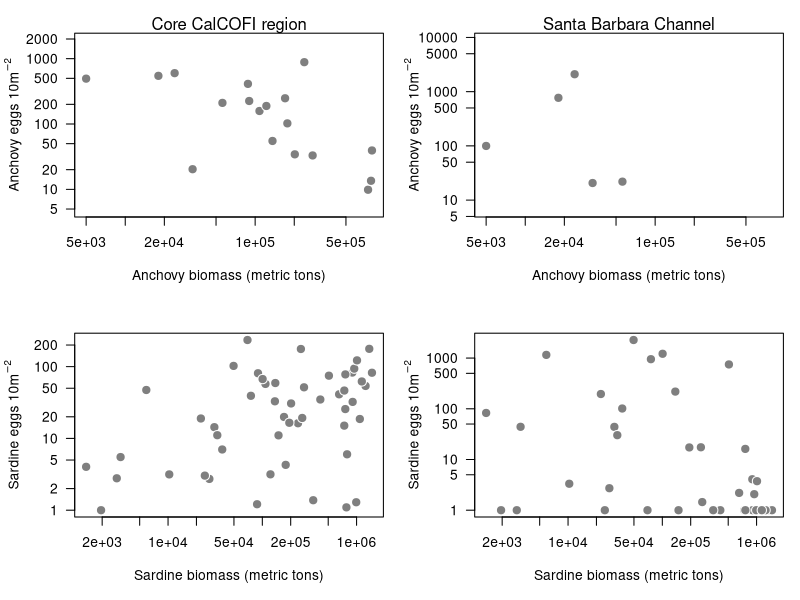
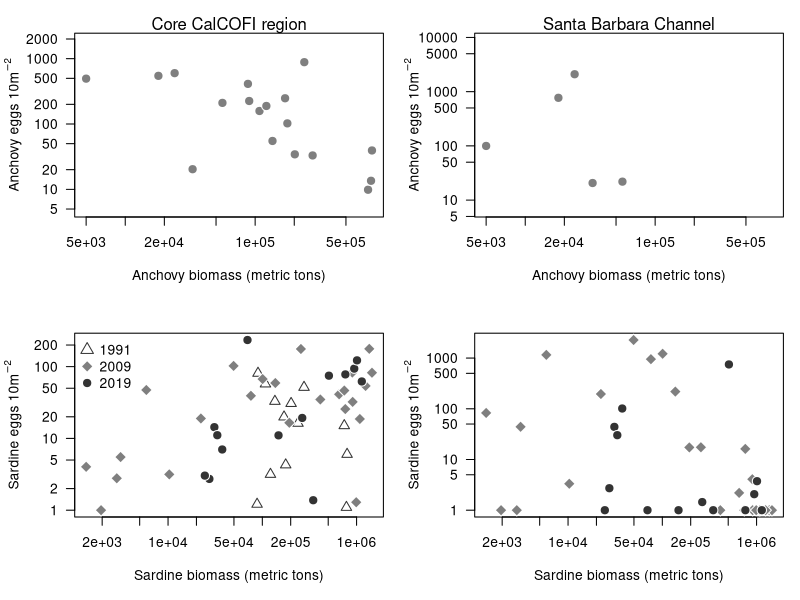
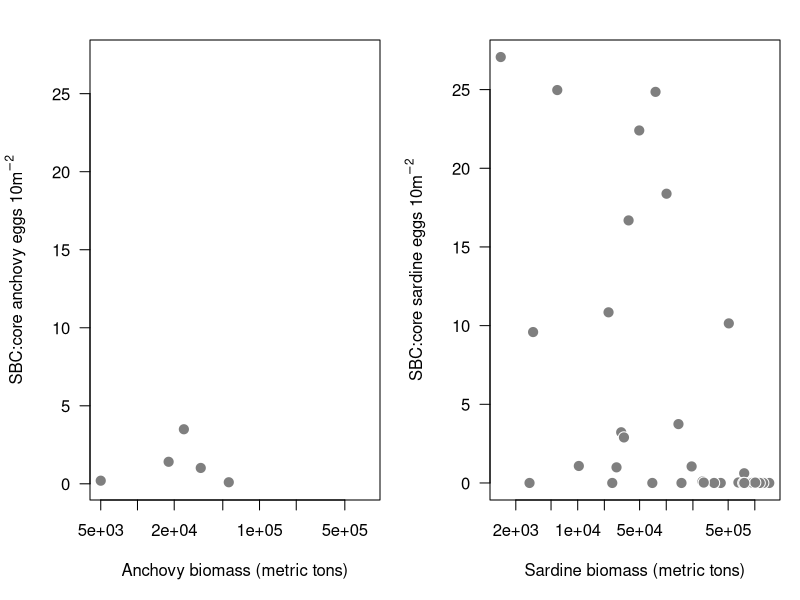
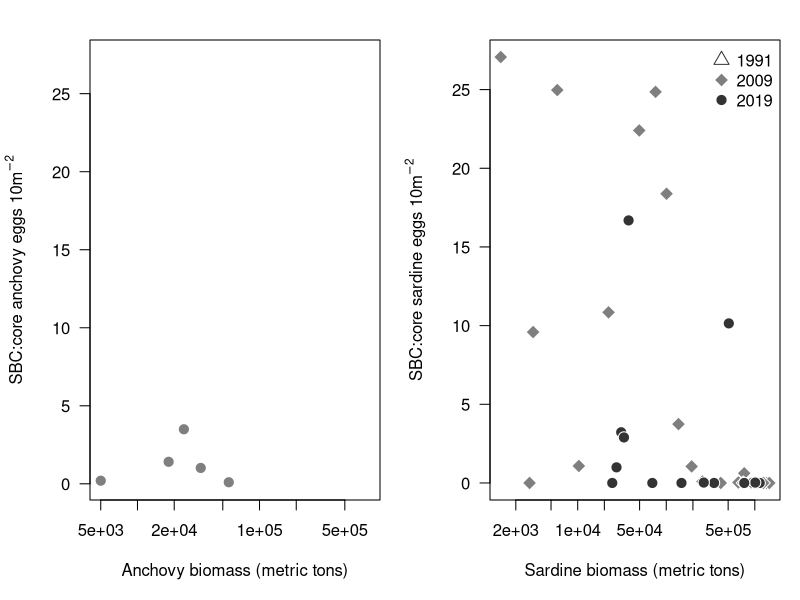
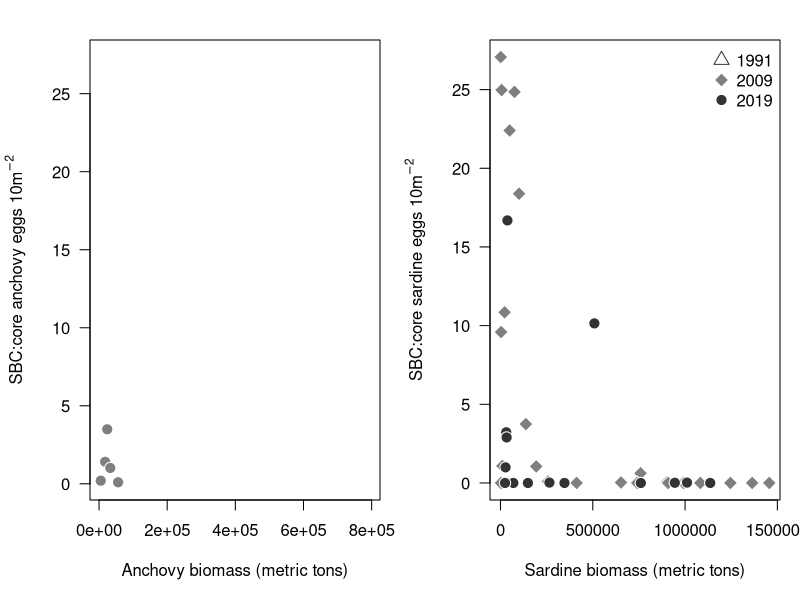

Write R code to recreate these figures, in order.


setwd("~/Documents/R/Github/calcofi_spf/data")

### load aggregated CalCOFI egg data
eggs_all_yr <- read.csv('eggs_all_yr.csv')
eggs_sbc_yr <- read.csv('eggs_sbc_yr.csv')

### load stock assessment output
stock_assess_meta <- read.csv('assessment_output.csv',nrows=5)

stock_assess <- read.csv('assessment_output.csv',skip=5,nrows=68)
names(stock_assess) <- c('year',
                         'sard_best',
                         'sard_2020',
                         'sard_2009',
                         'sard_1991',
                         'anch_2017')

### correlation analysis
method <- 'spearman'
### 1 - stock versus core CalCOFI region
# anchovy
anch_cor_w <- cor.test(stock_assess$anch_2017,eggs_all_yr$anch_eggs_10m2,method=method)
# sardine
sard_cor_w <- cor.test(stock_assess$sard_best,eggs_all_yr$sard_eggs_10m2,method=method)

### 2- stock versus Santa Barbara Channel (SBC)
# anchovy
anch_cor_sbc <- cor.test(stock_assess$anch_2017,eggs_sbc_yr$anch_eggs_10m2,method=method)
# sardine
sard_cor_sbc <- cor.test(stock_assess$sard_best,eggs_sbc_yr$sard_eggs_10m2,method=method)

### export results to table
cor_table <- matrix(NA,4,2)
cor_table[1,] <- cbind(anch_cor_w$estimate,anch_cor_w$p.value)
cor_table[2,] <- cbind(sard_cor_w$estimate,sard_cor_w$p.value)
cor_table[3,] <- cbind(anch_cor_sbc$estimate,anch_cor_sbc$p.value)
cor_table[4,] <- cbind(sard_cor_sbc$estimate,sard_cor_sbc$p.value)
colnames(cor_table) <- c('rho','p-value')
row.names(cor_table) <- c('anchovy whole','sardine whole','anchovy sbc','sardine sbc')
# setwd("~/Documents/R/Github/calcofi_spf/results")
# write.csv(cor_table,'correlation_results.csv')

### combined plot

setwd("~/Documents/R/Github/calcofi_spf/figures")
png('fig1_corr_comparison.png',height=8,width=8,units='in',res=300)
par(mfrow=c(2,2),mar=c(5,4.5,2,1))
plot((stock_assess$anch_2017),
     (eggs_all_yr$anch_eggs_10m2+1),
     xlab="Anchovy biomass (metric tons)",
     ylab=expression('Anchovy eggs 10m'^-2),
     pch=21, cex=1.5, col='white',bg='gray50',
     las=1, log='xy')
mtext('Core CalCOFI region')

plot((stock_assess$anch_2017),
     (eggs_sbc_yr$anch_eggs_10m2+1),
     xlab="Anchovy biomass (metric tons)",
     ylab=expression('Anchovy eggs 10m'^-2),
     pch=21, cex=1.5, col='white',bg='gray50',
     las=1, log='xy')
mtext('Santa Barbara Channel')

plot((stock_assess$sard_best),
     (eggs_all_yr$sard_eggs_10m2+1),
     xlab="Sardine biomass (metric tons)",
     ylab=expression('Sardine eggs 10m'^-2),
     pch=21, cex=1.5, col='white',bg='gray50',
     las=1, log='xy')

plot((stock_assess$sard_best),
     (eggs_sbc_yr$sard_eggs_10m2+1),
     xlab="Sardine biomass (metric tons)",
     ylab=expression('Sardine eggs 10m'^-2),
     pch=21, cex=1.5, col='white',bg='gray50',
     las=1, log='xy')
dev.off()


### alternate plot with srdine assessment years different markers
setwd("~/Documents/R/Github/calcofi_spf/figures")
png('fig1_corr_comparison_1.png',height=8,width=8,units='in',res=300)
par(mfrow=c(2,2),mar=c(5,4.5,2,1))
plot((stock_assess$anch_2017),
     (eggs_all_yr$anch_eggs_10m2+1),
     xlab="Anchovy biomass (metric tons)",
     ylab=expression('Anchovy eggs 10m'^-2),
     pch=21, cex=1.5, col='white',bg='gray50',
     las=1, log='xy')
mtext('Core CalCOFI region')

plot((stock_assess$anch_2017),
     (eggs_sbc_yr$anch_eggs_10m2+1),
     xlab="Anchovy biomass (metric tons)",
     ylab=expression('Anchovy eggs 10m'^-2),
     pch=21, cex=1.5, col='white',bg='gray50',
     las=1, log='xy')
mtext('Santa Barbara Channel')

plot((stock_assess$sard_best),
     (eggs_all_yr$sard_eggs_10m2+1),
     xlab="Sardine biomass (metric tons)",
     ylab=expression('Sardine eggs 10m'^-2),
     col='white',
     las=1, log='xy')
points((stock_assess$sard_best[1:13]),
       (eggs_all_yr$sard_eggs_10m2[1:13]+1),
       pch=24, cex=1.25, col='gray20',bg='gray100')
points((stock_assess$sard_best[31:54]),
       (eggs_all_yr$sard_eggs_10m2[31:54]+1),
       pch=23, cex=1.5, col='white',bg='gray50')
points((stock_assess$sard_best[55:68]),
       (eggs_all_yr$sard_eggs_10m2[55:68]+1),
       pch=21, cex=1.5, col='white',bg='gray20')
legend('topleft',c('1991','2009','2019'),pch=c(24,23,21),
       col=c('gray20','white','white'),
       pt.bg=c('gray100','gray50','gray20'),
       bty='n',pt.cex=1.5)

plot((stock_assess$sard_best),
     (eggs_sbc_yr$sard_eggs_10m2+1),
     xlab="Sardine biomass (metric tons)",
     ylab=expression('Sardine eggs 10m'^-2),
     col='white',
     las=1, log='xy')
points((stock_assess$sard_best[1:13]),
       (eggs_sbc_yr$sard_eggs_10m2[1:13]+1),
       pch=24, cex=1.25, col='gray20',bg='gray100')
points((stock_assess$sard_best[31:54]),
       (eggs_sbc_yr$sard_eggs_10m2[31:54]+1),
       pch=23, cex=1.5, col='white',bg='gray50')
points((stock_assess$sard_best[55:68]),
       (eggs_sbc_yr$sard_eggs_10m2[55:68]+1),
       pch=21, cex=1.5, col='white',bg='gray20')
dev.off()


### ratio analysis
### SBC to core region versus biomass

### anchovy
anch_ratio <- eggs_sbc_yr$anch_eggs_10m2/eggs_all_yr$anch_eggs_10m2
### sardine
sard_ratio <- eggs_sbc_yr$sard_eggs_10m2/eggs_all_yr$sard_eggs_10m2

setwd("~/Documents/R/Github/calcofi_spf/figures")
png('fig3_ratio.png',height=5,width=10,units='in',res=300)
par(mfrow=c(1,2),mar=c(5,4.5,2,1))
plot(stock_assess$anch_2017,anch_ratio,
     xlab="Anchovy biomass (metric tons)",
     ylab=expression('SBC:core anchovy eggs 10m'^-2),
     pch=21, cex=1.5, col='white',bg='gray50',
     las=1, log='x')
plot(stock_assess$sard_best,sard_ratio,
     xlab="Sardine biomass (metric tons)",
     ylab=expression('SBC:core sardine eggs 10m'^-2),
     pch=21, cex=1.5, col='white',bg='gray50',
     las=1, log='x')
dev.off()


setwd("~/Documents/R/Github/calcofi_spf/figures")
png('fig3_ratio_1.png',height=5,width=10,units='in',res=300)
par(mfrow=c(1,2),mar=c(5,4.5,2,1))
plot(stock_assess$anch_2017,anch_ratio,
     xlab="Anchovy biomass (metric tons)",
     ylab=expression('SBC:core anchovy eggs 10m'^-2),
     pch=21, cex=1.5, col='white',bg='gray50',
     las=1, log='x')
plot(stock_assess$sard_best,sard_ratio,
     xlab="Sardine biomass (metric tons)",
     ylab=expression('SBC:core sardine eggs 10m'^-2),
     col='white',
     las=1, log='x')
points(stock_assess$sard_best[1:13],sard_ratio[1:13],
       pch=24, cex=1.35, col='gray20',bg='gray100')
points(stock_assess$sard_best[31:54],sard_ratio[31:54],
       pch=23, cex=1.5, col='white',bg='gray50')
points(stock_assess$sard_best[55:68],sard_ratio[55:68],
       pch=21, cex=1.5, col='white',bg='gray20')
legend('topright',c('1991','2009','2019'),pch=c(24,23,21),
       col=c('gray20','white','white'),
       pt.bg=c('gray100','gray50','gray20'),
       bty='n',pt.cex=1.5)
dev.off()


setwd("~/Documents/R/Github/calcofi_spf/figures")
png('fig3_ratio_2.png',height=5,width=10,units='in',res=300)
par(mfrow=c(1,2),mar=c(5,4.5,2,1))
plot(stock_assess$anch_2017,anch_ratio,
     xlab="Anchovy biomass (metric tons)",
     ylab=expression('SBC:core anchovy eggs 10m'^-2),
     pch=21, cex=1.5, col='white',bg='gray50',
     las=1)
plot(stock_assess$sard_best,sard_ratio,
     xlab="Sardine biomass (metric tons)",
     ylab=expression('SBC:core sardine eggs 10m'^-2),
     col='white',
     las=1)
points(stock_assess$sard_best[1:13],sard_ratio[1:13],
       pch=24, cex=1.35, col='gray20',bg='gray100')
points(stock_assess$sard_best[31:54],sard_ratio[31:54],
       pch=23, cex=1.5, col='white',bg='gray50')
points(stock_assess$sard_best[55:68],sard_ratio[55:68],
       pch=21, cex=1.5, col='white',bg='gray20')
legend('topright',c('1991','2009','2019'),pch=c(24,23,21),
       col=c('gray20','white','white'),
       pt.bg=c('gray100','gray50','gray20'),
       bty='n',pt.cex=1.5)
dev.off()

cor.test(stock_assess$anch_2017,anch_ratio,method='spearman')
cor.test(stock_assess$sard_best,sard_ratio,method='spearman')

summary(lm(anch_ratio~log10(stock_assess$anch_2017)))
summary(lm(sard_ratio~log10(stock_assess$sard_best)))

summary(lm(anch_ratio~(stock_assess$anch_2017)))
summary(lm(sard_ratio~(stock_assess$sard_best)))
